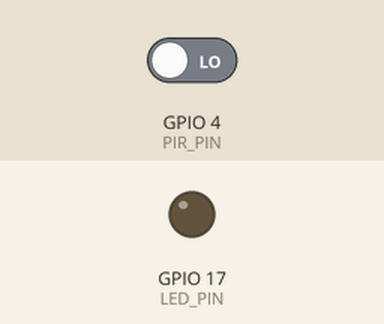
Recording of a program running on a simulated Raspberry Pi (BCM pin numbers). On the bench: output pins drawn as LEDs (lit = HIGH). The inputs (shaded band) are chosen by the test bench; at power-on: GPIO 4 (PIR_PIN) LOW. The camera gives no picture and a still takes 0.5 s; the clock reads 2024-03-15 10:24:30 at power-on unless the program sets it; what the program prints to the terminal is not drawn.

Above: at 3.2 s.
3.3 s: GPIO 4 (PIR_PIN) driven HIGH
At 4.5 s:
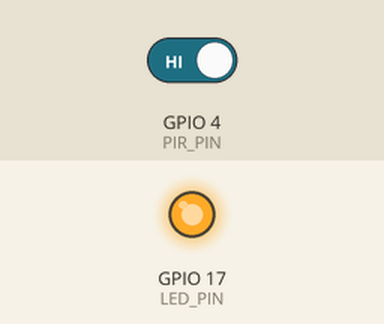
4.8 s: GPIO 4 (PIR_PIN) driven LOW
At 6.0 s:
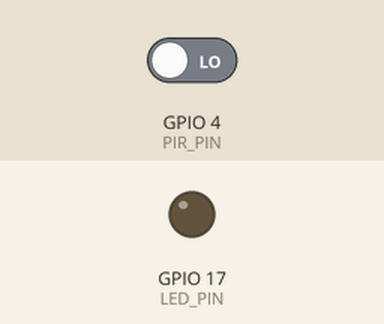
Timing chart, 0 to 7.8 s (numbered marks = the images above; inputs shaded):
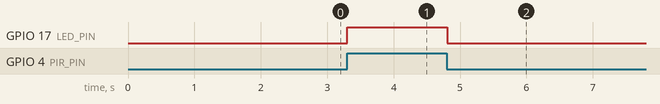

The program:

Step_2.py
```python
import RPi.GPIO as GPIO
import time
from picamera import PiCamera

FOLDER_NAME = "/home/pi/Camera"


def take_photo(camera):
    # name the photo by using Unix time
    file_name = FOLDER_NAME + "/img_" + str(time.time()) + ".jpg"
    camera.capture(file_name)
    return file_name


PIR_PIN = 4
LED_PIN = 17

# setup camera
camera = PiCamera()
camera.resolution = (720, 480)
camera.rotation = 180
# the camera needs at least 2 seconds to be initialized
print("Waiting 2 seconds to init the camera...")
time.sleep(2)
print("Camera setup OK.")

# setup GPIOs
GPIO.setmode(GPIO.BCM)
GPIO.setup(PIR_PIN, GPIO.IN)
GPIO.setup(LED_PIN, GPIO.OUT)
GPIO.output(LED_PIN, GPIO.LOW)
print("GPIOs setup.")

# set last PIR state
last_pir_state = GPIO.input(PIR_PIN)

# set the default time of each function
movement_timer = time.time()
last_time_photo_taken = 0

# setup some default values
MOV_DETECT_TRESHOLD = 3.0
MIN_DURATION_BETWEEN_2_PHOTOS = 60.0

print("Everything has been setup.")

try:
    while True:
        time.sleep(0.01)
        pir_state = GPIO.input(PIR_PIN)

        # set a rule for the LED
        if pir_state == GPIO.HIGH:
            GPIO.output(LED_PIN, GPIO.HIGH)
        else:
            GPIO.output(LED_PIN, GPIO.LOW)

        # if GPIO.LOW --> GPIO.HIGH
        # renew the PIR time record
        if last_pir_state == GPIO.LOW and pir_state == GPIO.HIGH:
            movement_timer = time.time()

        # if GPIO.HIGH --> GPIO.HIGH
        # and if the duration of the state exceeds MOV_DETECT_TRESHOLD
        # and if the time between two shots exceeds MIN_DURATION_BETWEEN_2_PHOTOS
        # renew the shooting time record
        if last_pir_state == GPIO.HIGH and pir_state == GPIO.HIGH:
            if time.time() - movement_timer > MOV_DETECT_TRESHOLD:
                if time.time() - last_time_photo_taken > MIN_DURATION_BETWEEN_2_PHOTOS:
                    print("Take photo and send it by email")
                    take_photo(camera)
                    last_time_photo_taken = time.time()

        # renew the PIR state
        last_pir_state = pir_state
except KeyboardInterrupt:
    GPIO.cleanup()
```

Measured:
- after the input at 3.3 s, GPIO 17 (LED_PIN): LOW → HIGH at once
- after the input at 4.8 s, GPIO 17 (LED_PIN): HIGH → LOW at once
